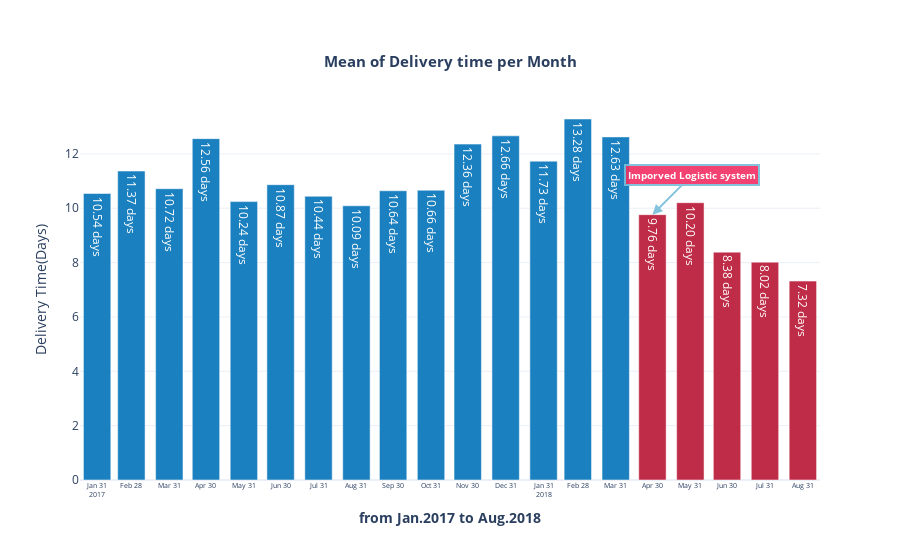

The cell this chart's notebook holds for it:
### Code cell
import plotly.graph_objs as go

fig = go.Figure()
fig.add_trace(
    go.Bar(
        x= orders_deliver_time_visual_month.index,
        y= orders_deliver_time_visual_month['real_delivery_time'],
        text= orders_deliver_time_visual_month['real_delivery_time'],
        textposition= 'auto',
        texttemplate= '%{text:.2f} days',
        marker_color = colors
    )
)

fig.update_layout(
    {
        'title':{
            'text':'<b>Mean of Delivery time per Month</b>',
            'x':0.5,
            'y':0.9,
            'font':{
                'size':15
            }
        },
        'xaxis':{
            'title':'<b>from Jan.2017 to Aug.2018</b>',
            'showticklabels':True,
            'dtick':'M1',
            'tick0':'2017-01-31',
            'tickfont':{
                'size':7
            }
        },
        'yaxis':{
            'title':'Delivery Time(Days)'
        },
        'template':'plotly_white'
        #           plotly.white
    }
)

fig.add_annotation(
    x= '2018-04-30',
    y= orders_deliver_time_visual_month['real_delivery_time'].loc['2018-04-30'],
    #                                       열               iloc
    text= '<b>Imporved Logistic system</b>',
    font= dict(
        size= 10,
        color= "#ffffff"
        #    :
    ),
    # {} 안되네
    align= 'center',
    
    showarrow= True,
    arrowhead= 2,
    arrowsize= 1,
    arrowwidth= 2,
    arrowcolor= '#77BDD9',
    
    bordercolor= '#77BDD9',
    borderwidth= 2,
    borderpad= 2,
    
    ax=40,
    ay=-40,
    
    bgcolor='#F22E62',
    opacity=0.9
)

fig.show()

### Figure 1 — Plotly figure (JSON) as saved in the notebook; plotly's stock layout.template omitted (floating-point values rounded to 4 significant figures)
{"data": [{"marker": {"color": ["#1B80BF", "#1B80BF", "#1B80BF", "#1B80BF", "#1B80BF", "#1B80BF", "#1B80BF", "#1B80BF", "#1B80BF", "#1B80BF", "#1B80BF", "#1B80BF", "#1B80BF", "#1B80BF", "#1B80BF", "#BF2C47", "#BF2C47", "#BF2C47", "#BF2C47", "#BF2C47"]}, "text": [10.54, 11.37, 10.72, 12.56, 10.24, 10.87, 10.44, 10.09, 10.64, 10.66, 12.36, 12.66, 11.73, 13.28, 12.63, 9.764, 10.2, 8.385, 8.017, 7.32], "textposition": "auto", "texttemplate": "%{text:.2f} days", "type": "bar", "x": ["2017-01-31T00:00:00", "2017-02-28T00:00:00", "2017-03-31T00:00:00", "2017-04-30T00:00:00", "2017-05-31T00:00:00", "2017-06-30T00:00:00", "2017-07-31T00:00:00", "2017-08-31T00:00:00", "2017-09-30T00:00:00", "2017-10-31T00:00:00", "2017-11-30T00:00:00", "2017-12-31T00:00:00", "2018-01-31T00:00:00", "2018-02-28T00:00:00", "2018-03-31T00:00:00", "2018-04-30T00:00:00", "2018-05-31T00:00:00", "2018-06-30T00:00:00", "2018-07-31T00:00:00", "2018-08-31T00:00:00"], "y": [10.54, 11.37, 10.72, 12.56, 10.24, 10.87, 10.44, 10.09, 10.64, 10.66, 12.36, 12.66, 11.73, 13.28, 12.63, 9.764, 10.2, 8.385, 8.017, 7.32]}], "layout": {"annotations": [{"align": "center", "arrowcolor": "#77BDD9", "arrowhead": 2, "arrowsize": 1, "arrowwidth": 2, "ax": 40, "ay": -40, "bgcolor": "#F22E62", "bordercolor": "#77BDD9", "borderpad": 2, "borderwidth": 2, "font": {"color": "#ffffff", "size": 10}, "opacity": 0.9, "showarrow": true, "text": "<b>Imporved Logistic system</b>", "x": "2018-04-30", "y": 9.764}], "title": {"font": {"size": 15}, "text": "<b>Mean of Delivery time per Month</b>", "x": 0.5, "y": 0.9}, "xaxis": {"dtick": "M1", "showticklabels": true, "tick0": "2017-01-31", "tickfont": {"size": 7}, "title": {"text": "<b>from Jan.2017 to Aug.2018</b>"}}, "yaxis": {"title": {"text": "Delivery Time(Days)"}}}}
